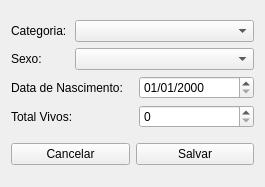
<?xml version="1.0" encoding="UTF-8"?>
<ui version="4.0">
 <class>Form</class>
 <widget class="QWidget" name="Form">
  <property name="geometry">
   <rect>
    <x>0</x>
    <y>0</y>
    <width>265</width>
    <height>187</height>
   </rect>
  </property>
  <property name="windowTitle">
   <string>vivos</string>
  </property>
  <layout class="QGridLayout" name="gridLayout_3">
   <item row="1" column="0">
    <layout class="QGridLayout" name="gridLayout_2">
     <item row="0" column="0">
      <widget class="QPushButton" name="PBCancelar">
       <property name="text">
        <string>Cancelar</string>
       </property>
      </widget>
     </item>
     <item row="0" column="1">
      <widget class="QPushButton" name="PBSalvar">
       <property name="text">
        <string>Salvar</string>
       </property>
      </widget>
     </item>
    </layout>
   </item>
   <item row="0" column="0">
    <layout class="QGridLayout" name="gridLayout">
     <item row="0" column="1" colspan="3">
      <widget class="QComboBox" name="CBCategoria"/>
     </item>
     <item row="2" column="2" colspan="2">
      <widget class="QDateTimeEdit" name="DTEData">
       <property name="displayFormat">
        <string>dd/MM/yyyy</string>
       </property>
      </widget>
     </item>
     <item row="3" column="2" colspan="2">
      <widget class="QSpinBox" name="SBTotalVivos"/>
     </item>
     <item row="2" column="0" colspan="2">
      <widget class="QLabel" name="label_3">
       <property name="text">
        <string>Data de Nascimento:</string>
       </property>
      </widget>
     </item>
     <item row="0" column="0">
      <widget class="QLabel" name="label">
       <property name="text">
        <string>Categoria:</string>
       </property>
      </widget>
     </item>
     <item row="1" column="1" colspan="3">
      <widget class="QComboBox" name="CBSexo"/>
     </item>
     <item row="3" column="0" colspan="2">
      <widget class="QLabel" name="label_4">
       <property name="text">
        <string>Total Vivos:</string>
       </property>
      </widget>
     </item>
     <item row="1" column="0">
      <widget class="QLabel" name="label_2">
       <property name="text">
        <string>Sexo:</string>
       </property>
      </widget>
     </item>
    </layout>
   </item>
  </layout>
 </widget>
 <resources/>
 <connections/>
</ui>
